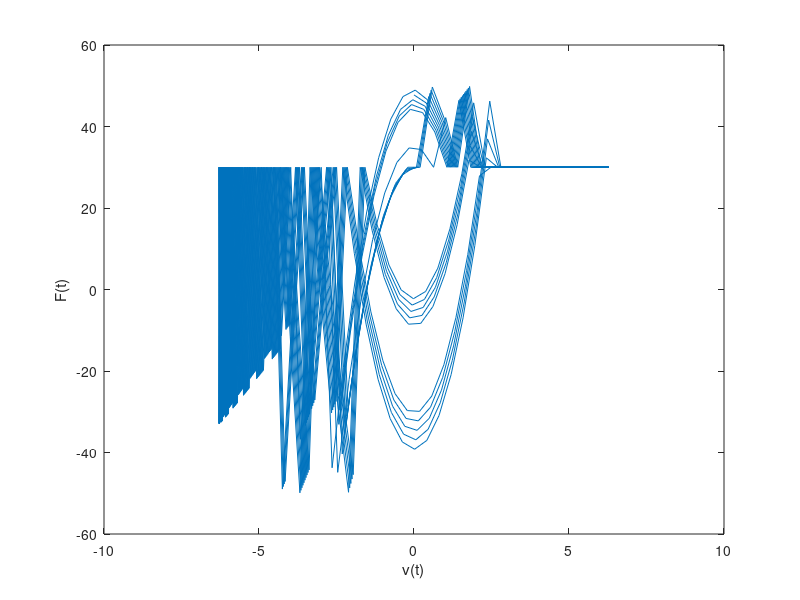

Here is the MATLAB script that generated this plot:
clear
clc

X = 0.1;
freq = 10.0;
omega = 2 * pi * freq;
nrm = 100.0;

k = 1e4;
mu_s = 0.5;
mu_c = 0.3;

t = linspace(0.0, 1.0, 1000);
x = X * cos(omega * t);
v = -X * omega * sin(omega * t);

F = zeros(size(t));
xi = 0.0;
di = 0.0;
delta_s = mu_s * nrm / k;
delta_c = mu_c * nrm / k;

for i = 1:length(t)
    zeta = x(i) - xi + di;
    if (abs(zeta) >= delta_s)
        di = delta_c;
    else
        di = zeta;
    end
    F(i) = k * di;
    xi = x(i);
end

subplot(3, 1, 1)
plot(t, F)
ylabel('F(t)')

subplot(3, 1, 2)
plot(t, x)
ylabel('x(t)')

subplot(3, 1, 3)
plot(t, v)
ylabel('v(t)')
pause

subplot(1, 1, 1)
plot(x, F)
xlabel('x(t)')
ylabel('F(t)')
pause

plot(v, F)
xlabel('v(t)')
ylabel('F(t)')
pause